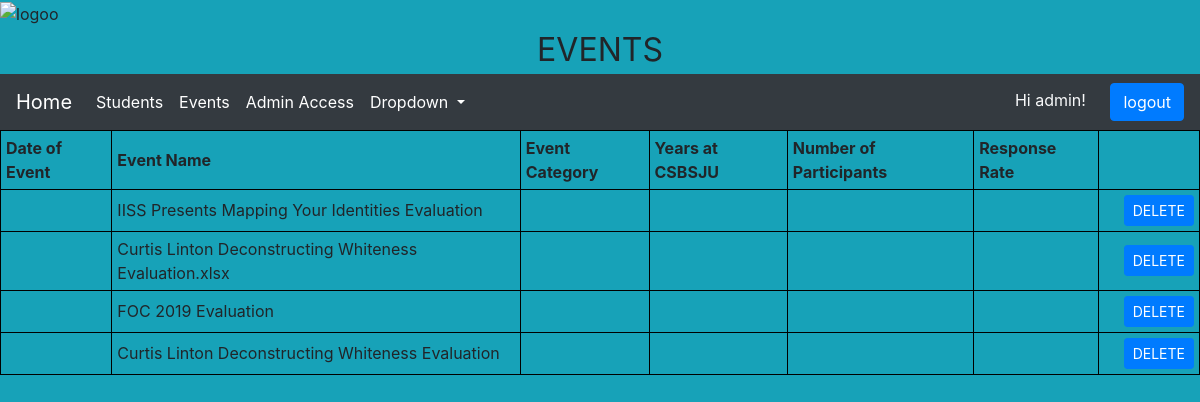
Page /Events/ (signed in) on the committed database.
### Events/models.py (models this page shows, shortened)
class Event(models.Model):
    eventName = models.CharField(max_length=200 )
    eventDate = models.CharField(max_length=200 )
    eventCategory = models.CharField(max_length=30)
    eventYears = models.CharField(max_length=30)
    eventParticpants = models.CharField(max_length=200)
    eventResponseRate = models.CharField(max_length = 200)

### Events/views.py (the view)
# urls.py: path('', views.eventList, name='eventList'),
def eventList(request):
    latest_event_list = Event.objects.all()
    context = {
        'latest_event_list': latest_event_list,
    }
    return render(request,'Events/event_list_template.html',context)

### Events/templates/Events/event_list_template.html (shortened to what this page needs)
{% extends 'base.html' %}
{% block head %}
  	 	<img src="https://www.csbsju.edu/images/Intercultural%20Center/IISS%20logo_Final-1.png" alt="logoo" width="132" height="150" class = "center" >
<center><font size = "+3"> EVENTS </font></center>
{% endblock %}
{% block body %}
<table style="width:100%">
 <tr>
	<th>Date of Event</th>
	<th>Event Name</th>
	<th>Event Category</th>
	<th>Years at CSBSJU </th>
	<th>Number of Participants</th>
	<th>Response Rate </th>
 </tr>
 {% if latest_event_list %}
 <tr>
 {% for event in latest_event_list %}
        <td>{{event.eventDate}} </td>
        <td>{{event.eventName}} </td>
        <td>{{event.eventCategory}} </td>
        <td>{{event.eventYears}} </td>
        <td>{{event.eventParticpants}} </td>
        <td>{{event.eventResponseRate}} </td>
        <td><a class="btn btn-primary btn-sm" href= "deletion2?post_id={{event.id}}" role="button" style="margin-left:20px">DELETE</a></td>
 </tr>
 {% endfor %}
</table>
{% else %}
    <p>No events are available.</p>
{% endif %}
{% endblock %}

### Home/templates/base.html (shortened to what this page needs)
<!DOCTYPE html>
<html>
	<head>
		<link rel="stylesheet" href="https://stackpath.bootstrapcdn.com/bootstrap/4.1.3/css/bootstrap.min.css"
>
		{% block head %}{% endblock %}
	</head>
	<body>
		<nav class="navbar navbar-expand-lg navbar-dark bg-dark" >
		  <a class="navbar-brand" href="http://127.0.0.1:8000/">Home</a>
		  <div class="collapse navbar-collapse" id="navbarSupportedContent">
		    <ul class="navbar-nav mr-auto">
			  <li class="nav-item active">
			    <a class="nav-link" href="/Student">Students<span class="sr-only">(current)</span></a>
			  </li>
			  <li class="nav-item active">
			    <a class="nav-link" href="/Events">Events<span class="sr-only">(current)</span></a>
			  </li>
			  <li class="nav-item active">
			    <a class="nav-link" href="/admin">Admin Access<span class="sr-only">(current)</span></a>
			  </li>
		      <li class="nav-item dropdown active">
		        <a class="nav-link dropdown-toggle" href="#" id="navbarDropdown" role="button" data-toggle="dropdown" aria-haspopup="true" aria-expanded="false">
		          Dropdown
		        </a>
		      </li>
		    </ul>
				{% if user.is_authenticated %}
				  <div style=text-align:right>
				    <a class="text-light bg-dark">Hi {{ user.username }}!</a>
				    <a class="btn btn-primary" href="{% url 'logout' %}" role="button" style="margin-left:20px">logout</a>
				  </div>
				{% else %}
					<meta http-equiv="refresh" content="0; URL=http://127.0.0.1:8000/login/">
				{% endif %}
		  </div>
		</nav>
			<link rel="stylesheet" href="https://www.amcharts.com/lib/3/plugins/export/export.css" type="text/css" media="all" />
		{% block body%}
		{% endblock %}
	</body>
</html>

### Home/templates/base.html (style rules this page uses)
body { background-color:#17a2b8 }

### Events/templates/Events/event_list_template.html (style rules this page uses)
table, th, td { border: 1px solid black; }
th,td { padding: 5px; }
th { text-align: left; }

### rows in the picture
Event: eventName "IISS Presents Mapping Your Identities Evaluation"
Event: eventName "Curtis Linton Deconstructing Whiteness Evaluation.xlsx"
Event: eventName "FOC 2019 Evaluation"
Event: eventName "Curtis Linton Deconstructing Whiteness Evaluation"

### other values in the picture
{{ user.username }} "admin"
